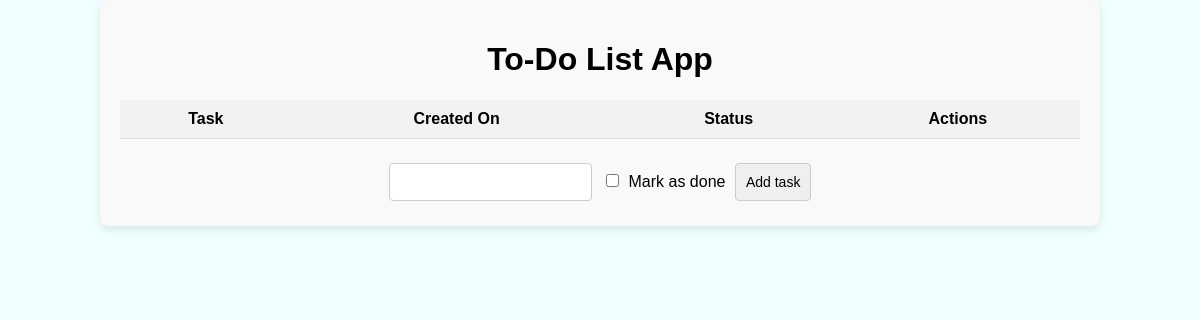
Before: / with the older database file.
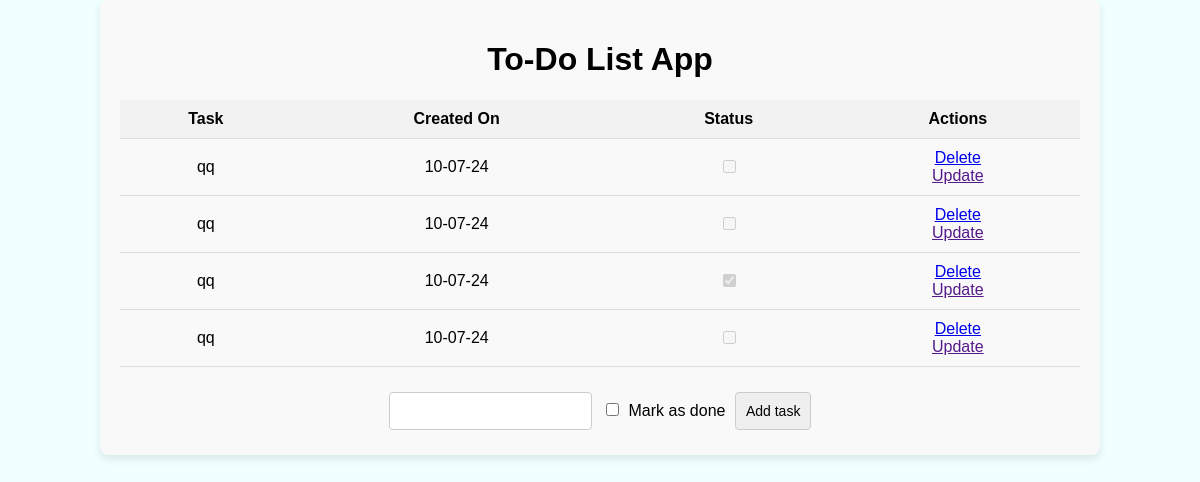
After: the same page with the newer database file.
### tables this page shows
CREATE TABLE TODO (
                id INTEGER PRIMARY KEY AUTOINCREMENT, 
                content TEXT, 
                created_on TEXT, 
                status INTEGER
                );

### app.py (the view)
@app.route('/', methods=["POST","GET"])
def index():
    if request.method == 'POST':
        content = request.form["content"]
        status = request.form.get("status", "0")
        status = 1 if status == "on" else 0
        created_on = date.today().strftime("%d-%m-%y")
        with sqlite3.connect("database.db") as users:
            cursor = users.cursor()
            cursor.execute("INSERT INTO TODO (content, created_on, status)VALUES (?,?,?)", (content, created_on, status))
            users.commit()
        with sqlite3.connect("database.db") as users:
            cursor = users.cursor()
            cursor.execute("SELECT * FROM TODO")
            todos = cursor.fetchall()
        print("*************POST request sent******************")
        return render_template("index.html",todos=todos)
    else:
        print("*************GET request sent******************")
        with sqlite3.connect("database.db") as users:
            cursor = users.cursor()
            cursor.execute("SELECT * FROM TODO")
            todos = cursor.fetchall()
        print("*************GET request sent******************")
        return render_template("index.html",todos=todos)

### templates/index.html (shortened to what this page needs)
{% extends 'base.html' %}
{% block body %}
<div class="table">
  <h1>To-Do List App</h1>
  <table>
    <tr>
      <th>Task</th>
      <th>Created On</th>
      <th>Status</th>
      <th>Actions</th>
    </tr>
    <tr>
      {% for task in todos %}
      <td>{{ task[1] }}</td>
      <td>{{ task[2] }}</td>
      <td><input type="checkbox" name="status" {% if task[3] == 1 %}checked{% endif %} disabled></td>
      <td>
        <a href="/delete/{{ task[0] }}">Delete</a>
        <br />
        <a href="">Update</a>
      </td>
    </tr>
    {% endfor %}
  </table>
  <form action="/" method="POST">
    <input type="text" name="content" id="content" />
    <input type="checkbox" name="status"> Mark as done
    <input type="submit" value="Add task" />
  </form>
</div>
{% endblock %}

### templates/base.html (shortened to what this page needs)
<!DOCTYPE html>
<html lang="en">
<head>
    <link rel="stylesheet" href="{{ url_for('static', filename='css/main.css') }}">
</head>
<body>
    {% block body %}{% endblock %}
</body>
</html>

### static/css/main.css (style rules this page uses)
body { margin: auto; background-color: azure; font-family: sans-serif; }
.table { width: 80%; margin: 0 auto; text-align: center; padding: 20px; box-shadow: 0 4px 8px rgba(0,0,0,0.1); border-radius: 8px; background-color: #f9f9f9; }
.table table { width: 100%; border-collapse: collapse; margin-top: 20px; }
.table table th, .table table td { padding: 10px; border-bottom: 1px solid #ddd; }
.table table th { background-color: #f2f2f2; font-weight: bold; }
.table table td { vertical-align: middle; }
.table form { margin-top: 20px; }
.table form input[type="checkbox"], .table form input[type="submit"] { margin: 5px; padding: 10px; border: 1px solid #ccc; border-radius: 4px; font-size: 14px; cursor: pointer; }
.table form input[type="text"] { margin: 5px; padding: 10px; border: 1px solid #ccc; border-radius: 4px; font-size: 14px; cursor: text; }

Changed rows visible on the page:
added TODO: content "qq", created_on "10-07-24"
added TODO: content "qq", created_on "10-07-24"
added TODO: content "qq", created_on "10-07-24", status "☑"
added TODO: content "qq", created_on "10-07-24"
